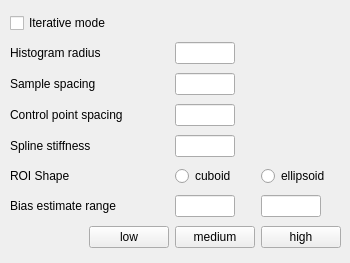
      <widget class="QWidget" name="parametersStackedWidgetPage2">
       <widget class="QWidget" name="layoutWidget5">
        <property name="geometry">
         <rect>
          <x>10</x>
          <y>10</y>
          <width>331</width>
          <height>244</height>
         </rect>
        </property>
        <layout class="QGridLayout" name="gridLayout_2">
         <item row="7" column="2">
          <widget class="QPushButton" name="mediumRangeButton">
           <property name="text">
            <string>medium</string>
           </property>
          </widget>
         </item>
         <item row="1" column="0" colspan="2">
          <widget class="QLabel" name="histogramRadiusLabel">
           <property name="text">
            <string>Histogram radius</string>
           </property>
          </widget>
         </item>
         <item row="0" column="0" colspan="4">
          <widget class="QCheckBox" name="iterativeModeCheckBox">
           <property name="text">
            <string>Iterative mode</string>
           </property>
          </widget>
         </item>
         <item row="1" column="2">
          <widget class="QLineEdit" name="histogramRadiusEditBox">
           <property name="maximumSize">
            <size>
             <width>60</width>
             <height>16777215</height>
            </size>
           </property>
          </widget>
         </item>
         <item row="2" column="0" colspan="2">
          <widget class="QLabel" name="sampleSpacingLabel">
           <property name="text">
            <string>Sample spacing</string>
           </property>
          </widget>
         </item>
         <item row="2" column="2">
          <widget class="QLineEdit" name="sampleSpacingEditBox">
           <property name="maximumSize">
            <size>
             <width>60</width>
             <height>16777215</height>
            </size>
           </property>
          </widget>
         </item>
         <item row="3" column="0" colspan="2">
          <widget class="QLabel" name="controlPointSpacingLabel">
           <property name="text">
            <string>Control point spacing</string>
           </property>
          </widget>
         </item>
         <item row="3" column="2">
          <widget class="QLineEdit" name="controlPointSpacingEditBox">
           <property name="maximumSize">
            <size>
             <width>60</width>
             <height>16777215</height>
            </size>
           </property>
          </widget>
         </item>
         <item row="4" column="0" colspan="2">
          <widget class="QLabel" name="splineStiffnessLabel">
           <property name="text">
            <string>Spline stiffness</string>
           </property>
          </widget>
         </item>
         <item row="4" column="2">
          <widget class="QLineEdit" name="splineStiffnessEditBox">
           <property name="maximumSize">
            <size>
             <width>60</width>
             <height>16777215</height>
            </size>
           </property>
          </widget>
         </item>
         <item row="5" column="0" colspan="2">
          <widget class="QLabel" name="roiShapeLabel">
           <property name="text">
            <string>ROI Shape</string>
           </property>
          </widget>
         </item>
         <item row="5" column="2">
          <widget class="QRadioButton" name="cuboidRadioButton">
           <property name="text">
            <string>cuboid</string>
           </property>
          </widget>
         </item>
         <item row="5" column="3">
          <widget class="QRadioButton" name="ellipsoidRadioButton">
           <property name="text">
            <string>ellipsoid</string>
           </property>
          </widget>
         </item>
         <item row="6" column="0" colspan="2">
          <widget class="QLabel" name="biasEstimateRangeLabel">
           <property name="text">
            <string>Bias estimate range</string>
           </property>
          </widget>
         </item>
         <item row="6" column="2">
          <widget class="QLineEdit" name="biasRangeLowerEditBox">
           <property name="maximumSize">
            <size>
             <width>60</width>
             <height>16777215</height>
            </size>
           </property>
          </widget>
         </item>
         <item row="6" column="3">
          <widget class="QLineEdit" name="biasRangeUpperEditBox">
           <property name="maximumSize">
            <size>
             <width>60</width>
             <height>16777215</height>
            </size>
           </property>
          </widget>
         </item>
         <item row="7" column="0">
          <spacer name="horizontalSpacer">
           <property name="orientation">
            <enum>Qt::Horizontal</enum>
           </property>
           <property name="sizeHint" stdset="0">
            <size>
             <width>18</width>
             <height>20</height>
            </size>
           </property>
          </spacer>
         </item>
         <item row="7" column="1">
          <widget class="QPushButton" name="lowRangeButton">
           <property name="text">
            <string>low</string>
           </property>
          </widget>
         </item>
         <item row="7" column="3">
          <widget class="QPushButton" name="highRangeButton">
           <property name="text">
            <string>high</string>
           </property>
          </widget>
         </item>
        </layout>
       </widget>
      </widget>
